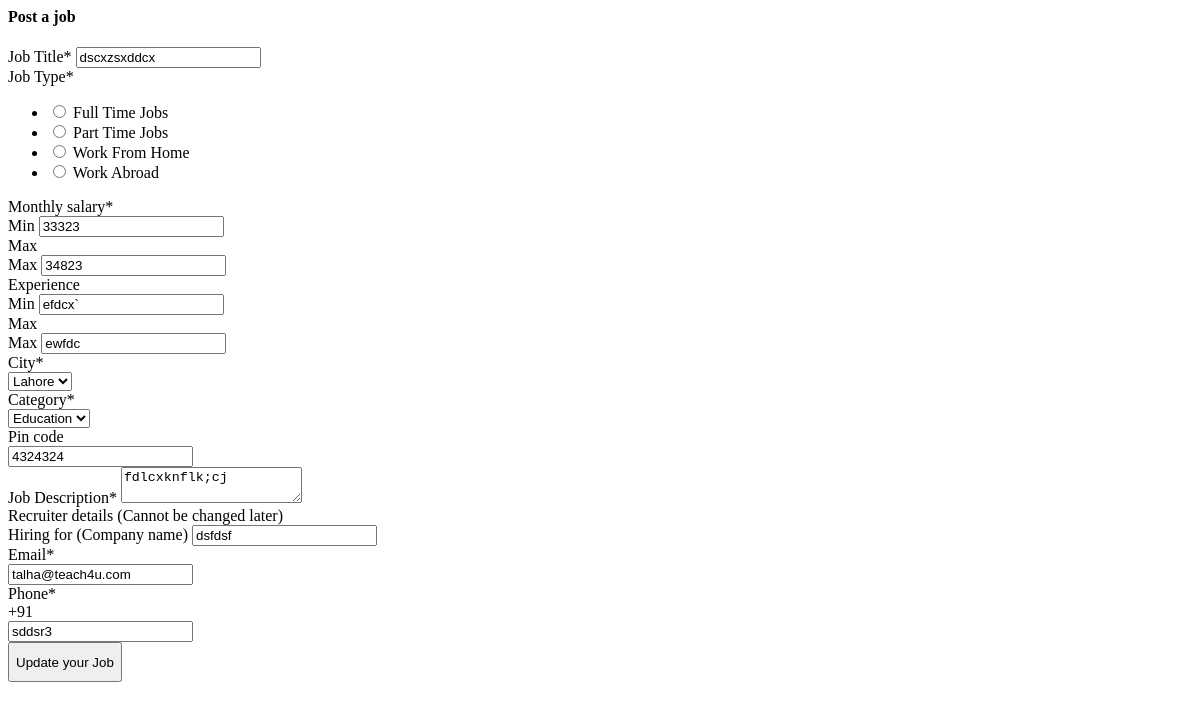
The app's page /emp/editjob.php?jobid=4 (signed in) with its own data.
### tables this page shows
CREATE TABLE `jobs` (
  `id` int(255) NOT NULL,
  `job_title` varchar(255) NOT NULL,
  `job_type` varchar(255) NOT NULL,
  `salarymin` varchar(255) NOT NULL,
  `salarymax` varchar(255) NOT NULL,
  `experience_min` varchar(255) NOT NULL,
  `experience_max` varchar(255) NOT NULL,
  `cid` int(255) NOT NULL,
  `cate_id` int(255) NOT NULL,
  `emp_id` int(255) NOT NULL,
  `pin_code` varchar(255) NOT NULL,
  `job_description` varchar(255) NOT NULL,
  `company_name` varchar(255) NOT NULL,
  `company_email` varchar(255) NOT NULL,
  `phone_no` varchar(255) NOT NULL
);

CREATE TABLE `city` (
  `id` int(255) NOT NULL,
  `city_name` varchar(255) NOT NULL
);

CREATE TABLE `category` (
  `id` int(255) NOT NULL,
  `cate_name` varchar(255) NOT NULL
);

### emp/editjob.php (the view, shortened to what this page needs)
<?php
        $jobid=$_REQUEST['jobid'];
        $empid=$_SESSION['id'];
              include("../db.php");
        ?>
<html>
<head>
      <link href="https://teja10.kuikr.com/css/jobs/common-merge.1629696369.css" rel="stylesheet">
      <link href="https://teja10.kuikr.com/css/jobs/post-free-ad.1629696374.css" rel="stylesheet">
      <link rel="stylesheet" type="text/css" href="https://teja10.kuikr.com/css/jobs/feedback.1629696390.css">
      </head>
    <body>
<form id="Postfreeform" method="post">
  <div class="Cover">
  <div class="Form-Element jsPostAdForm" id="formFirst">
    <div class="PostAdWcontent hidden-xs">
      <h4 class="text-transform inlineHeader inlineBlock"> Post a job </h4>
    </div>
<?php
$sql1 = "SELECT * FROM jobs where id='$jobid' and emp_id='$empid'";
$result1 = mysqli_query($con, $sql1);
$row1 = mysqli_fetch_assoc($result1)
?>
    <div class="text-left StepOne">
      <div class="row clearfix">
    <div class="col-sm-12 col-md-12 col-lg-12 jobInput ">
        <div class="form-group jsBanWordContainer">
        <label for="JobTitle" class="mandatory-label">Job Title<span class="mandatory-input">*</span></label>
        <input type="text" class="form-control jsCharLimit jsBanWordCheck" autofocus="" autocomplete="off" id="postad-title" name="title" placeholder="Eg. Sales executives needed urgently for ..." maxlength="150" value="<?php echo $row1['job_title']; ?>" required="">
    </div>
   </div>
<div class="col-sm-12 col-md-12 col-lg-12 jobInput job-type-options">
    <div class="form-group">
        <label for="Job_Type" class="mandatory-label">Job Type<span class="mandatory-input">*</span></label>
        <div id="jsHomeRole" class="dropdown">
            <ul class="jsSaytList jsJobTypeList" id="jobtyeUlId">
                     <li>
                        <input type="radio" name="jobTypeNew" class="jobtype checkbox-custom" id="272" data-value="Full Time Jobs" required="">
                        <label for="272" class="checkbox-custom-label">Full Time Jobs</label>
                    </li>
                    <li>
                        <input type="radio" name="jobTypeNew" class="jobtype checkbox-custom" id="273" data-value="Part Time Jobs" required="">
                        <label for="273" class="checkbox-custom-label">Part Time Jobs</label>
                    </li>
                    <li>
                        <input type="radio" name="jobTypeNew" class="jobtype checkbox-custom" id="277" data-value="Work From Home" required="">
                        <label for="277" class="checkbox-custom-label">Work From Home</label>
                    </li>
                    <li>
                        <input type="radio" name="jobTypeNew" class="jobtype checkbox-custom" id="296" data-value="Work Abroad" required="">
                        <label for="296" class="checkbox-custom-label">Work Abroad</label>
                    </li>
                </ul>
        </div>
    </div>
</div>
<div class="col-sm-12 col-md-12 col-lg-12 jobInput j50 ">
    <div class="form-group salaryGroup">
        <div class="row">
            <div class="col-lg-6 col-xs-6 col-sm-6">
                <label for="Salary" class="mandatory-label">Monthly salary<span class="mandatory-input">*</span></label>
                <div class="input-group">
                    <span class="input-group-addon" id="basic-addon1">Min</span>
                    <input type="tel" id="postad-salary-min" name="Min_Salary" maxlength="5" autocomplete="off" class="form-control" data-toggle="dropdown" aria-haspopup="true" aria-expanded="false" value="<?php echo $row1['salarymin']; ?>" required="">
                </div>
            </div>
            <div class="col-lg-6 col-xs-6 col-sm-6 no-left-padding">
                <label for="Salary" class="mandatory-label invisible">Max</label>
                <div class="input-group ">
                    <span class="input-group-addon" id="basic-addon1">Max</span>
                    <input type="tel" id="postad-salary-max" name="Max_Salary" maxlength="5" autocomplete="off" class="form-control" data-toggle="dropdown" aria-haspopup="true" aria-expanded="false" value="<?php echo $row1['salarymax']; ?>" required="">
                </div>
            </div>
        </div>
    </div>
            <div class="form-group experienceGroup">
                <div class="row">
                        <div class="col-lg-6 col-xs-6 col-sm-6">
                            <label for="Experience" class="mandatory-label">Experience</label>
                            <div class="input-group">
                                <span class="input-group-addon">Min</span>
                                <input type="text" id="postad-experience-min" class="form-control dropdown-toggle" data-toggle="dropdown" placeholder="Select Exp.." aria-haspopup="true" name="Min_experience" value="<?php echo $row1['experience_min']; ?>" required="">
                            </div>
                        </div>
                        <div class="col-lg-6 col-xs-6 col-sm-6 no-left-padding">
                            <label for="Experience" class="mandatory-label invisible">Max</label>
                            <div class="input-group">
                                <span class="input-group-addon">Max</span>
                                <input type="text" id="postad-experience-max" class="form-control dropdown-toggle" placeholder="Select Exp.." data-toggle="dropdown" aria-haspopup="true" name="Max_experience" value="<?php echo $row1['experience_max']; ?>" required="">
                            </div>
                        </div>
                </div>
            </div>
             <div class="form-group">
                <label for="SelectCity" class="mandatory-label"><span class="jsCityNameDisplay">City</span><span class="mandatory-input">*</span></label>
                <div id="jsHomeRole" class="dropdown">
                    <select name="city" class="form-control" onchange="getteacherid()">
                                  <option value="<?php echo $row1['cid']; ?>"><?php $cityid=$row1['cid'];
                                   $sql2 = "SELECT * FROM city where id='$cityid'";
                                  $result2 = mysqli_query($con, $sql2);
                                  $row2 = mysqli_fetch_assoc($result2);
                                  echo $row2['city_name'];
                                   ?></option>
                                </select>
                 </div>
            </div>
             <div class="form-group">
                <label for="SelectCity" class="mandatory-label"><span class="jsCityNameDisplay">Category</span><span class="mandatory-input">*</span></label>
                <div id="jsHomeRole" class="dropdown">
                    <select name="category" class="form-control" onchange="getteacherid()">
                                  <option value="<?php echo $row1['cate_id']; ?>">
                                    <?php $cateid=$row1['cate_id'];
                                    $sql3 = "SELECT * FROM category where id='$cateid'";
                                  $result3 = mysqli_query($con, $sql3);
                                  $row3 = mysqli_fetch_assoc($result3);
                                  echo $row3['cate_name'];
                                     ?>
                                  </option>
                                </select>
                 </div>
            </div>
            <div class="form-group filterModal localFilter " id="selectLocalityDiv">
                <label for="SelectLocality" class="mandatory-label">Pin code</label>
                <div id="jsHomeRole" class="styled-select jskeepopen dropdown">
                    <input type="text" data-class="jslocality" id="postad-locality-freetext" autocomplete="off" placeholder="Pin code" class="drop-input jsSayt " name="pin" value="<?php echo $row1['pin_code']; ?>" required="">
                </div>
            </div>
</div>
    <div class="col-sm-12 col-md-12 col-lg-12 jobInput">
        <div class="form-group jsBanWordContainer">
            <label for="JobDescription" class="mandatory-label">Job Description<span class="mandatory-input">*</span></label>
            <textarea class="form-control jsCharLimit jsBanWordCheck" id="postad-desc" placeholder="Type or paste the Job Description here. Only plain text is supported." name="description" maxlength="3000"  required=""><?php echo $row1['job_description'];?> </textarea>
        </div>
    </div>
    <div class="col-sm-12 col-md-12 col-lg-12 jobInput j50 recDetails">
            <div class="recruitDetailsWarn">
              <span class="recruiterHeader">Recruiter details</span>
              <span class="inlineBlock">(Cannot be changed later)</span>
            </div>
            <div class="row">
              <div class="clearfix">
                <div class="form-group jsBanWordContainer">
                  <label for="Hiring_Company_Name">Hiring for <span class="fontNormal">(Company name)</span></label>
                  <input type="text" class="form-control jsCharLimit jsCompany jsBanWordCheck" name="Company_Name" id="postad-hiring-companyname" maxlength="50" value="<?php echo $row1['company_name']; ?>" required="">
                </div>
              </div>
               <div class="form-group">
                <label for="exampleInputEmail1" class="mandatory-label">Email<span class="mandatory-input">*</span></label>
                <div class="styled-select">
                  <input type="email" class="form-control form-control-dropdown" name="email" id="postad-email" value="<?php echo $row1['company_email']; ?>" required="">
                </div>
              </div>
              <div class="form-group mobileGroup">
                <label for="Mobile" class="mandatory-label">Phone<span class="mandatory-input">*</span></label>
                <div class="input-group">
                  <div class="input-group-addon">+91</div>
                     <div class="styled-select">
                    <input type="text" class="form-control form-control-dropdown" name="Mobile" id="postad-mobile" value="<?php echo $row1['phone_no']; ?>" required="">
                   </div>
                </div>
              </div>
            </div>
          </div>
    <div class="col-lg-12">
         <div class="col-lg-4">
           <input type="submit" name="updatejob"class="btn btn-warning" value="Update your Job" style="height: 40px;">
        </div>
    </div>
</form>
 </body>
</html>

### records on screen
jobs: title "dscxzsxddcx", Min_Salary "33323", Max_Salary "34823", Min_experience "efdcx`", Max_experience "ewfdc", pin "4324324", description "fdlcxknflk;cj", Company_Name "dsfdsf", email "talha@teach4u.com", Mobile "sddsr3"
city: city "Lahore"
category: category "Education"
